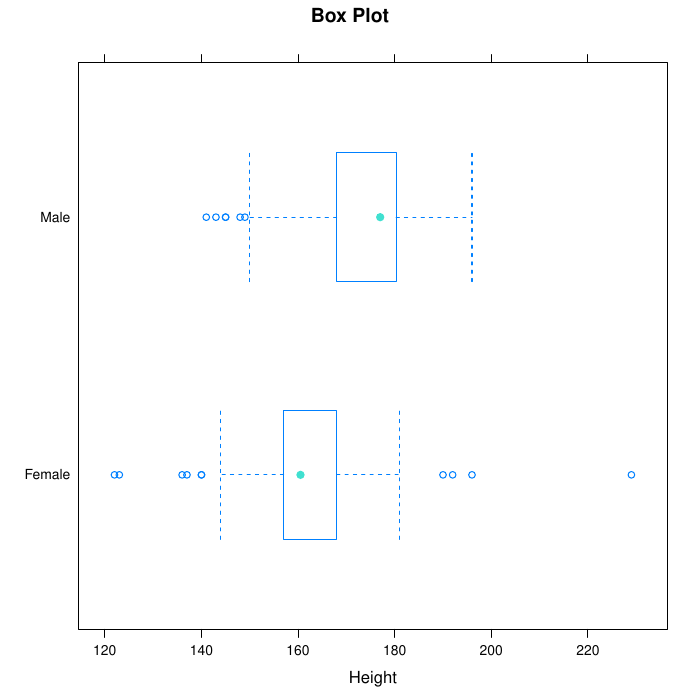

Write R code to recreate this figure.
library(mosaic)
df <- read.csv("data3.csv")
str(df)

#This calculates the Minimum, Maximum, Median, Mean, Q1, Q3, and Standard Deviation that is shown in Table 1 and part of Table 2
favstats(~Height | Gender, data=df)

#This generates a PDF file for all the graphs listed below. 
pdf("data.pdf")
#This is a BoxPlot
bwplot(Gender~Height, data=df, main = "Box Plot" , col = "turquoise")
#Histogram
histogram(~Height, data=df, main = "Height of Kids" , col = "turquoise")
#DotPlot
dotPlot(~Height, groups= Gender, data=df, main = "Dot Plot" , xlab="Height in cm")
#Histrogram broken up by gender 
histogram(~Height | Gender, data=df, main = "Histrogram w/ Gender" , xlab = "Height in cm", layout= c(1,2) , col = "turquoise")
#This creates a scatter plot
xyplot(Height~Age, data=df, main = "Height and Age" , xlab = "Height in cm" , ylab = "Age in years" , type = c("p","r"), pch = 16, cex = 1.2 , col = "turquoise") 
dev.off()

#This calculates the correlation coefficient which ended up being 0.3781
(correlation <- cor(Height ~ Age, data=df, use = "complete.obs"))

